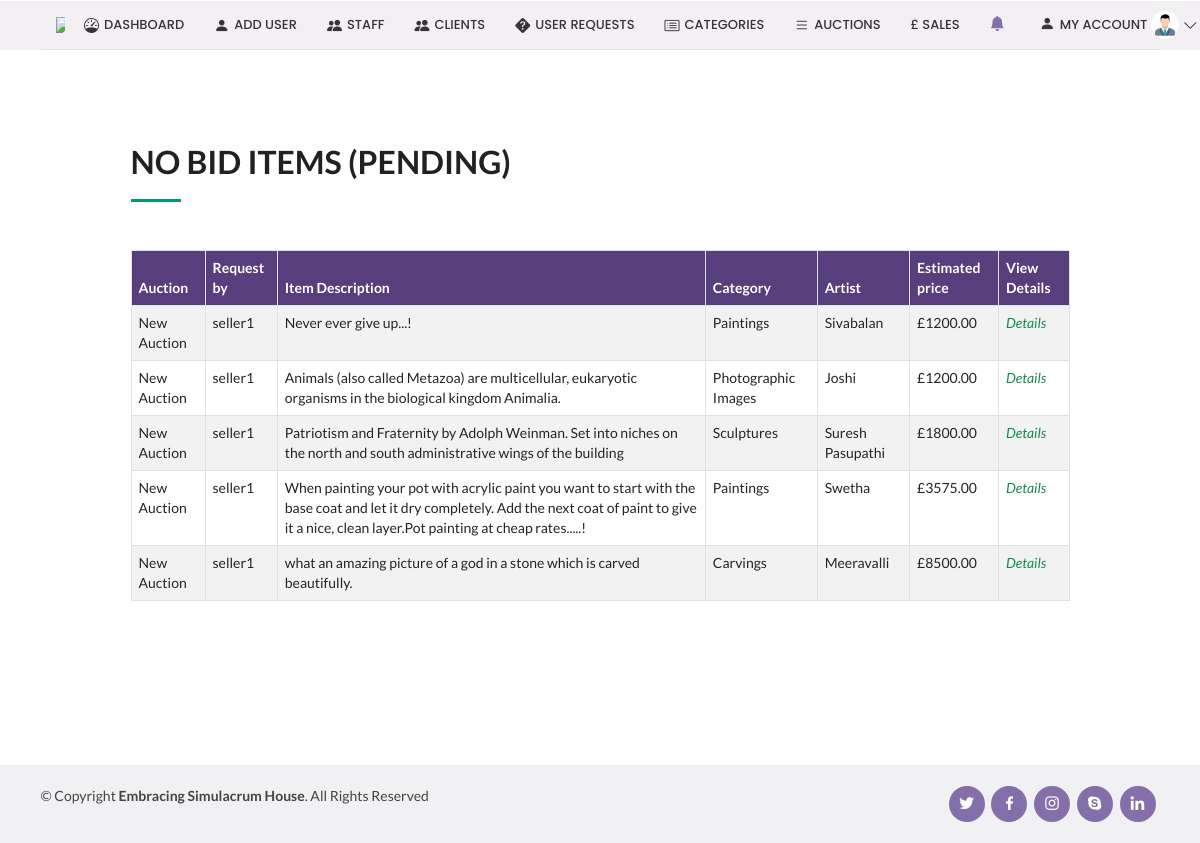
The page /viewPendingItems/1 on the database its author committed.
### auction_app/models.py (models this page shows)
class Item(models.Model):
    CHOICES = (('Landscape', 'Landscape'), ('Seascape', 'Seascape'), ('Portrait', 'Portrait'), ('Figure', 'Figure'),
               ('Still Life', 'Still Life'), ('Nude', 'Nude'), ('Animal', 'Animal'), ('Abstract', 'Abstract'), ('Other', 'Other'))
    item_lot = models.AutoField(primary_key=True, unique=True)
    auction = models.ForeignKey(Auction, on_delete=models.PROTECT, default=1)
    category = models.ForeignKey(Category, on_delete=models.PROTECT, default=1)
    user = models.ForeignKey(User, on_delete=models.PROTECT, related_name="user")
    item_name = models.CharField(max_length=255)
    artist_name = models.CharField(max_length=255)
    production_year = models.PositiveIntegerField(
        default=current_year(), validators=[MinValueValidator(1400), max_value_current_year])
    classification = models.CharField(max_length=255,choices= CHOICES)
    description =  models.TextField()
    estimated_price =  models.CharField(max_length=255)
    image1 = models.ImageField(upload_to='item_pics', blank=True)
    image2 = models.ImageField(upload_to='item_pics', blank=True)
    image3 = models.ImageField(upload_to='item_pics', blank=True)
    status = models.CharField(max_length=255,default='Pending')
    evaluation_text = models.TextField(default='Evaluated')

class Auction(models.Model):
    auction_id = models.AutoField(primary_key=True, unique=True)
    auction_name = models.CharField(max_length=255, )
    auction_description = models.TextField()
    auction_date = models.DateField(auto_now_add=False, auto_now=False, blank=True, validators=[no_past])
    auction_status = models.CharField(max_length=255,default='Pending')
    def __str__(self):
        return self.auction_name

class Category(models.Model):
    category_name = models.CharField(max_length=255, primary_key=True)
    category_description = models.TextField()
    def __str__(self):
        return self.category_name

### auction_app/views.py (the view)
# urls.py: path('viewPendingItems/<auction_id>', views.viewPendingItems, name='viewPendingItems'),
def viewPendingItems(request,auction_id):
    auctionInfo = Auction.objects.all().filter(auction_id=auction_id).first()
    item = Item.objects.all().filter(auction= auctionInfo, status = 'Accepted')
    heading = 'No Bid Items (Pending)'
    return render(request, 'viewAuctionItemExpire.html', {'itemInfo': item, 'heading': heading})

### templates/viewAuctionItemExpire.html (shortened to what this page needs)
<!DOCTYPE html>
{% extends "adminDashboard.html" %}
{% load static %}
{% block body_block %}
    <section id="about" class="about bg-white" style="margin-left:10vw; width:80vw;min-height:80vh;">
      <div class="container">
              <div class="section-title mt-4" data-aos="fade-left">
              <h2>{{heading}}</h2>
        <div class="table-responsive" style="margin-top:6vh;">
          <table class="table table-bordered table-striped" id="dataTable" width="100%" cellspacing="0">
              <thead>
                  <tr class="text-white" style="background-color:#573E7D;">
                    <th>Auction</th>
                    <th>Request by</th>
                    <th>Item Description</th>
                    <th>Category</th>
                    <th>Artist</th>
                    <th>Estimated price</th>
                    <th>View Details</th>
                  </tr>
              </thead>
              <tbody>
                  {% if itemInfo %}
                      {% for i in itemInfo %}
                        <tr>
                          <td>{{i.auction}} </td>
                          <td>{{i.user}} </td>
                          <td>{{i.description}} </td>
                          <td>{{i.category}} </td>
                          <td>{{i.artist_name}} </td>
                          <td>£{{i.estimated_price}}.00 </td>
                          <td><a href="{% url 'viewItemDetails' i.item_lot %}" style="text-decoration:none"><i class="fas fa-trash-alt text-success">Details</i></a></td>
                        </tr>
                      {% endfor %}
                    {% else %}
                      <h1>No Requests yet!</h1>
                  {% endif %}
              </tbody>
          </table>
        </div>
      </div>
    </section>
{% endblock %}

### static/css/style.css (style rules this page uses)
body { font-family: "Open Sans", sans-serif; color: #444444; }
a { color: #009970; text-decoration: none; }
h1, h2, h3, h4, h5, h6 { font-family: "Raleway", sans-serif; }
section { padding: 60px 0; overflow: hidden; }
.section-title { padding-bottom: 30px; }
.section-title h2 { font-size: 32px; font-weight: bold; text-transform: uppercase; margin-bottom: 20px; padding-bottom: 20px; position: relative; }
.section-title h2::after { content: ''; position: absolute; display: block; width: 50px; height: 3px; background: #009970; bottom: 0; left: 0; }

### rows shown on the page
Item: auction "New Auction", user "seller1", description "Never ever give up...!", category "Paintings", artist_name "Sivabalan", estimated_price "1200"
Item: auction "New Auction", user "seller1", description "Animals (also called Metazoa) are multicellular, eukaryotic organisms in the biological kingdom Animalia.", category "Photographic Images", artist_name "Joshi", estimated_price "1200"
Item: auction "New Auction", user "seller1", description "Patriotism and Fraternity by Adolph Weinman. Set into niches on the north and south administrative wings of the building", category "Sculptures", artist_name "Suresh Pasupathi", estimated_price "1800"
Item: auction "New Auction", user "seller1", description "When painting your pot with acrylic paint you want to start with the base coat and let it dry completely. Add the next coat of paint to give it a nice, clean layer.Pot painting at cheap rates.....!", category "Paintings", artist_name "Swetha", estimated_price "3575"
Item: auction "New Auction", user "seller1", description "what an amazing picture of a god in a stone which is carved beautifully.", category "Carvings", artist_name "Meeravalli", estimated_price "8500"

### other values the page prints
{{ heading }} "NO BID ITEMS (PENDING)"
